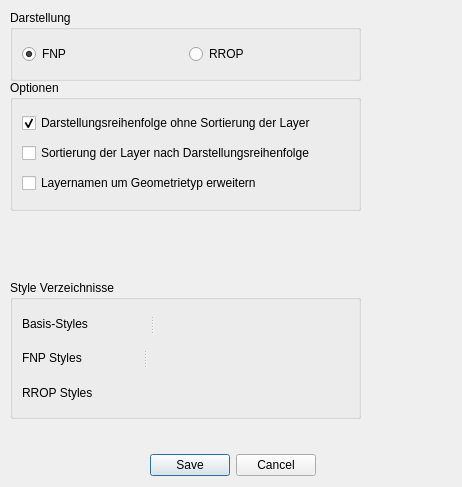
<?xml version="1.0" encoding="UTF-8"?>
<ui version="4.0">
 <class>XRROPStylerDialogBase</class>
 <widget class="QDialog" name="XRROPStylerDialogBase">
  <property name="geometry">
   <rect>
    <x>0</x>
    <y>0</y>
    <width>462</width>
    <height>487</height>
   </rect>
  </property>
  <property name="windowTitle">
   <string>X_STYLES</string>
  </property>
  <widget class="QGroupBox" name="darstellung_g">
   <property name="geometry">
    <rect>
     <x>10</x>
     <y>10</y>
     <width>351</width>
     <height>71</height>
    </rect>
   </property>
   <property name="title">
    <string>Darstellung</string>
   </property>
   <layout class="QGridLayout" name="gridLayout">
    <item row="0" column="0">
     <widget class="QRadioButton" name="fp_radio_b">
      <property name="toolTip">
       <string>&lt;html&gt;&lt;head/&gt;&lt;body&gt;&lt;p&gt;Verbessert die Darstellung für Flächennutzungspläne&lt;/p&gt;&lt;/body&gt;&lt;/html&gt;</string>
      </property>
      <property name="text">
       <string>FNP</string>
      </property>
      <property name="checked">
       <bool>true</bool>
      </property>
     </widget>
    </item>
    <item row="0" column="1">
     <widget class="QRadioButton" name="rp_radio_b">
      <property name="toolTip">
       <string>&lt;html&gt;&lt;head/&gt;&lt;body&gt;&lt;p&gt;Verbessert die Darstellung für Regionale Raumordnungsprogramme&lt;/p&gt;&lt;/body&gt;&lt;/html&gt;</string>
      </property>
      <property name="text">
       <string>RROP</string>
      </property>
      <property name="checked">
       <bool>false</bool>
      </property>
     </widget>
    </item>
   </layout>
  </widget>
  <widget class="QGroupBox" name="options_g">
   <property name="geometry">
    <rect>
     <x>10</x>
     <y>80</y>
     <width>351</width>
     <height>131</height>
    </rect>
   </property>
   <property name="title">
    <string>Optionen</string>
   </property>
   <layout class="QGridLayout" name="gridLayout_2">
    <property name="sizeConstraint">
     <enum>QLayout::SetMinimumSize</enum>
    </property>
    <item row="1" column="0">
     <widget class="QCheckBox" name="sort_layer_tree_check">
      <property name="toolTip">
       <string>&lt;html&gt;&lt;head/&gt;&lt;body&gt;&lt;p&gt;Die Darstellungsreihenfolge wird geändert und die Layer werden nach Darstellungsreihenfolge sortiert.&lt;/p&gt;&lt;/body&gt;&lt;/html&gt;</string>
      </property>
      <property name="text">
       <string>Sortierung der Layer nach Darstellungsreihenfolge</string>
      </property>
      <property name="checked">
       <bool>false</bool>
      </property>
     </widget>
    </item>
    <item row="0" column="0">
     <widget class="QCheckBox" name="custom_layer_order_check">
      <property name="toolTip">
       <string>&lt;html&gt;&lt;head/&gt;&lt;body&gt;&lt;p&gt;Die Darstellungsreihenfolge wird geändert ohne die Sortierung der Layer zu verändern.&lt;/p&gt;&lt;/body&gt;&lt;/html&gt;</string>
      </property>
      <property name="text">
       <string>Darstellungsreihenfolge ohne Sortierung der Layer</string>
      </property>
      <property name="checked">
       <bool>true</bool>
      </property>
     </widget>
    </item>
    <item row="2" column="0">
     <widget class="QCheckBox" name="rename_layers_check">
      <property name="toolTip">
       <string>&lt;html&gt;&lt;head/&gt;&lt;body&gt;&lt;p&gt;Die Layernamen erhalten in Abhängigkeit der Geometrie einen Zusatz (_a, _l, _p), um flächen- linien- und punktförmige Geometrie zu unterscheiden.&lt;/p&gt;&lt;/body&gt;&lt;/html&gt;</string>
      </property>
      <property name="text">
       <string>Layernamen um Geometrietyp erweitern</string>
      </property>
      <property name="checked">
       <bool>false</bool>
      </property>
     </widget>
    </item>
   </layout>
  </widget>
  <widget class="QGroupBox" name="verzeichnisse_g">
   <property name="geometry">
    <rect>
     <x>10</x>
     <y>280</y>
     <width>351</width>
     <height>139</height>
    </rect>
   </property>
   <property name="sizePolicy">
    <sizepolicy hsizetype="Expanding" vsizetype="Expanding">
     <horstretch>0</horstretch>
     <verstretch>0</verstretch>
    </sizepolicy>
   </property>
   <property name="toolTip">
    <string>&lt;html&gt;&lt;head/&gt;&lt;body&gt;&lt;p&gt;Bei Bedarf können eigene Ordner für die Ablage der Style-Dateien gewählt werden, die Standardwerte sind voreingestellt.&lt;/p&gt;&lt;/body&gt;&lt;/html&gt;</string>
   </property>
   <property name="title">
    <string>Style Verzeichnisse</string>
   </property>
   <layout class="QGridLayout" name="gridLayout_3">
    <property name="sizeConstraint">
     <enum>QLayout::SetDefaultConstraint</enum>
    </property>
    <item row="0" column="0" colspan="2">
     <widget class="QSplitter" name="splitter">
      <property name="orientation">
       <enum>Qt::Horizontal</enum>
      </property>
      <widget class="QSplitter" name="splitter_3">
       <property name="orientation">
        <enum>Qt::Horizontal</enum>
       </property>
       <widget class="QLabel" name="base_label">
        <property name="text">
         <string>Basis-Styles</string>
        </property>
       </widget>
       <widget class="QgsFileWidget" name="base_dir_widget">
        <property name="sizePolicy">
         <sizepolicy hsizetype="Expanding" vsizetype="Preferred">
          <horstretch>0</horstretch>
          <verstretch>0</verstretch>
         </sizepolicy>
        </property>
       </widget>
      </widget>
     </widget>
    </item>
    <item row="1" column="0" colspan="2">
     <widget class="QSplitter" name="splitter_2">
      <property name="orientation">
       <enum>Qt::Horizontal</enum>
      </property>
      <widget class="QLabel" name="fp_label">
       <property name="text">
        <string>FNP Styles</string>
       </property>
      </widget>
      <widget class="QgsFileWidget" name="fp_dir_widget">
       <property name="sizePolicy">
        <sizepolicy hsizetype="Expanding" vsizetype="Preferred">
         <horstretch>0</horstretch>
         <verstretch>0</verstretch>
        </sizepolicy>
       </property>
      </widget>
     </widget>
    </item>
    <item row="2" column="0">
     <widget class="QLabel" name="rp_label">
      <property name="text">
       <string>RROP Styles</string>
      </property>
     </widget>
    </item>
    <item row="2" column="1">
     <widget class="QgsFileWidget" name="rp_dir_widget">
      <property name="sizePolicy">
       <sizepolicy hsizetype="Expanding" vsizetype="Preferred">
        <horstretch>0</horstretch>
        <verstretch>0</verstretch>
       </sizepolicy>
      </property>
     </widget>
    </item>
   </layout>
  </widget>
  <widget class="QDialogButtonBox" name="button_box">
   <property name="geometry">
    <rect>
     <x>150</x>
     <y>450</y>
     <width>166</width>
     <height>30</height>
    </rect>
   </property>
   <property name="standardButtons">
    <set>QDialogButtonBox::Cancel|QDialogButtonBox::Save</set>
   </property>
   <property name="centerButtons">
    <bool>true</bool>
   </property>
  </widget>
 </widget>
 <customwidgets>
  <customwidget>
   <class>QgsFileWidget</class>
   <extends>QWidget</extends>
   <header>qgsfilewidget.h</header>
  </customwidget>
 </customwidgets>
 <resources/>
 <connections>
  <connection>
   <sender>button_box</sender>
   <signal>accepted()</signal>
   <receiver>XRROPStylerDialogBase</receiver>
   <slot>accept()</slot>
   <hints>
    <hint type="sourcelabel">
     <x>202</x>
     <y>373</y>
    </hint>
    <hint type="destinationlabel">
     <x>167</x>
     <y>199</y>
    </hint>
   </hints>
  </connection>
  <connection>
   <sender>button_box</sender>
   <signal>rejected()</signal>
   <receiver>XRROPStylerDialogBase</receiver>
   <slot>reject()</slot>
   <hints>
    <hint type="sourcelabel">
     <x>202</x>
     <y>373</y>
    </hint>
    <hint type="destinationlabel">
     <x>167</x>
     <y>199</y>
    </hint>
   </hints>
  </connection>
 </connections>
</ui>
